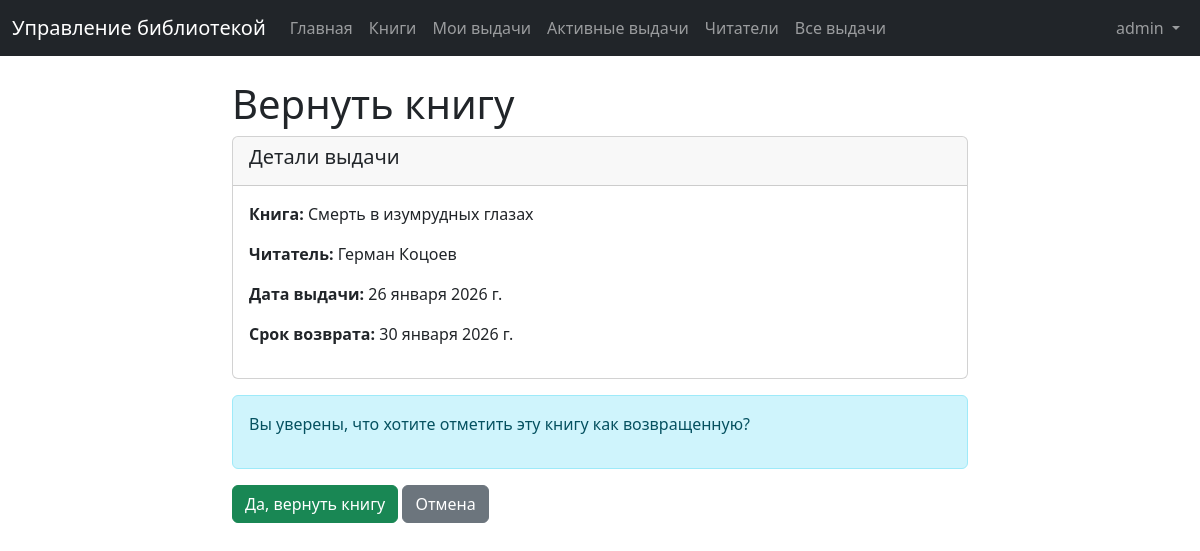
The app's page /loans/1/return/ (signed in) with its own data.
### library/models.py (models this page shows, shortened)
class Loan(models.Model):
    STATUS_CHOICES = [
        ("overdue", "Просрочена"),
        ("active", "Активная"),
        ("returned", "Возвращена"),
    ]
    reader = models.ForeignKey(
        Reader, on_delete=models.CASCADE, verbose_name="Читатель"
    )
    book = models.ForeignKey(Book, on_delete=models.CASCADE, verbose_name="Книга")
    loan_date = models.DateField(verbose_name="Дата выдачи книги")
    due_date = models.DateField(verbose_name="Срок возврата книги")
    return_date = models.DateField(
        verbose_name="Дата возврата книги", null=True, blank=True
    )
    status = models.CharField(
        max_length=20, choices=STATUS_CHOICES, default="active", verbose_name="Статус"
    )
    class Meta:
        verbose_name = "Выдача"
        verbose_name_plural = "Выдачи"
        ordering = ["return_date"]

class Book(models.Model):
    title = models.CharField(max_length=200, verbose_name="Название")
    author = models.CharField(max_length=200, verbose_name="Автор")
    isbn = models.CharField(max_length=13, verbose_name="ISBN", unique=True)
    publication_date = models.DateField(verbose_name="Дата публикации")
    genre = models.CharField(max_length=100, verbose_name="Жанр")
    total_copies = models.IntegerField(verbose_name="Количество экземпляров")
    available_copies = models.IntegerField(verbose_name="Доступные экземпляры")
    class Meta:
        verbose_name = "Книга"
        verbose_name_plural = "Книги"
        ordering = ["title"]

class Reader(models.Model):
    user = models.OneToOneField(
        User,
        on_delete=models.CASCADE,
        null=True,
        blank=True,
        verbose_name="Пользователь",
    )
    first_name = models.CharField(max_length=100, verbose_name="Имя")
    last_name = models.CharField(max_length=100, verbose_name="Фамилия")
    email = models.EmailField(
        max_length=254, verbose_name="Электронная почта", unique=True
    )
    phone = models.CharField(
        max_length=20, verbose_name="Телефон", null=True, blank=True, unique=True
    )
    address = models.CharField(
        max_length=255, verbose_name="Адрес", null=True, blank=True
    )
    registration_date = models.DateTimeField(
        auto_now_add=True, verbose_name="Дата регистрации"
    )
    class Meta:
        verbose_name = "Читатель"
        verbose_name_plural = "Читатели"
        ordering = ["last_name", "first_name"]

### library/views.py (the view, shortened to what this page needs)
# urls.py: path("loans/<int:pk>/return/", views.loan_return, name="loan_return"),
@login_required
def loan_return(request, pk):
    loan = get_object_or_404(Loan, pk=pk)
    if not request.user.is_staff:
        reader = Reader.objects.filter(user=request.user).first()
        if not reader or loan.reader != reader:
            messages.error(request, "У вас нет разрешения на возврат этой книги.")
            return redirect("loan_list")
    return render(request, "library/loan_confirm_return.html", {"loan": loan})

### templates/library/loan_confirm_return.html (shortened to what this page needs)
{% extends 'library/base.html' %}
{% block content %}
<div class="row justify-content-center">
    <div class="col-md-8">
        <h1>Вернуть книгу</h1>
        <div class="card">
            <div class="card-header">
                <h5>Детали выдачи</h5>
            </div>
            <div class="card-body">
                <p><strong>Книга:</strong> {{ loan.book.title }}</p>
                <p><strong>Читатель:</strong> {{ loan.reader.first_name }} {{ loan.reader.last_name }}</p>
                <p><strong>Дата выдачи:</strong> {{ loan.loan_date }}</p>
                <p><strong>Срок возврата:</strong> {{ loan.due_date }}</p>
            </div>
        </div>
        <div class="alert alert-info mt-3">
            <p>Вы уверены, что хотите отметить эту книгу как возвращенную?</p>
        </div>
        <form method="post">
            <button type="submit" class="btn btn-success">Да, вернуть книгу</button>
            <a href="{% url 'loan_list' %}" class="btn btn-secondary">Отмена</a>
        </form>
    </div>
</div>
{% endblock %}

### templates/library/components/navbar.html (shortened to what this page needs)
<nav class="navbar navbar-expand-lg navbar-dark bg-dark">
    <div class="container-fluid">
        <a class="navbar-brand" href="{% url 'home' %}"
            >Управление библиотекой</a
        >
        <div class="collapse navbar-collapse" id="navbarNav">
            <ul class="navbar-nav me-auto">
                <li class="nav-item">
                    <a class="nav-link" href="{% url 'home' %}">Главная</a>
                </li>
                {% if user.is_authenticated %}
                <li class="nav-item">
                    <a class="nav-link" href="{% url 'book_list' %}">Книги</a>
                </li>
                <li class="nav-item">
                    <a class="nav-link" href="{% url 'loan_list' %}"
                        >Мои выдачи</a
                    >
                </li>
                <li class="nav-item">
                    <a class="nav-link" href="{% url 'loan_active' %}"
                        >Активные выдачи</a
                    >
                </li>
                {% endif %} {% if user.is_staff %}
                <li class="nav-item">
                    <a class="nav-link" href="{% url 'reader_list' %}"
                        >Читатели</a
                    >
                </li>
                <li class="nav-item">
                    <a class="nav-link" href="{% url 'loan_history' %}"
                        >Все выдачи</a
                    >
                </li>
                {% endif %}
            </ul>
            <ul class="navbar-nav">
                {% if user.is_authenticated %}
                <li class="nav-item dropdown">
                    <a
                        class="nav-link dropdown-toggle"
                        href="#"
                        id="navbarDropdown"
                        role="button"
                        data-bs-toggle="dropdown"
                    >
                        {{ user.username }}
                    </a>
                </li>
                {% endif %}
            </ul>
        </div>
    </div>
</nav>

### records on screen
Loan: book "Смерть в изумрудных глазах", reader.first_name "Герман", reader.last_name "Коцоев", loan_date "26 января 2026 г.", due_date "30 января 2026 г."

### other values on screen
{{ user.username }} "admin"
